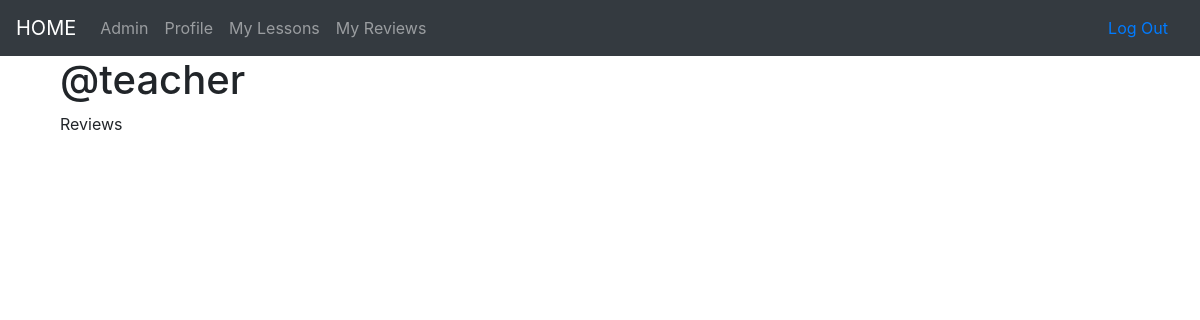
/reviews/pr/3/ (signed in), run on an earlier commit of the app's database.
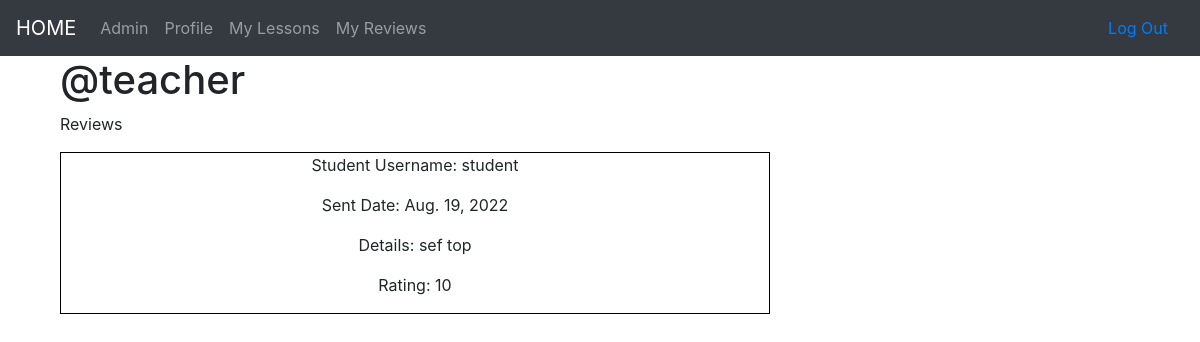
And on a later commit of the database.
### reviews/models.py (models this page shows, shortened)
class Review(models.Model):
    user = models.ForeignKey(User, on_delete=models.CASCADE)
    teacher = models.ForeignKey(Teacher, on_delete=models.CASCADE, null=True)
    sent_date = models.DateField(auto_now_add=True)
    description = models.TextField()
    rating = models.PositiveIntegerField(validators = [rating_validator])
    class Meta:
        ordering = ["-sent_date"]
        unique_together = ['user', 'teacher']

### accounts/models.py (models this page shows, shortened)
class User(AbstractUser):
    phone_number = models.CharField(max_length=10,blank=False, validators=[phone_number_validator], unique=True)
    email = models.EmailField(unique=True)
    is_student = models.BooleanField(default=False)
    is_teacher = models.BooleanField(default=False)

### reviews/views.py (the view)
# urls.py: path('pr/<int:pk>/', views.TeacherReviews.as_view(), name='teacher_reviews'),
class TeacherReviews(generic.ListView):
    model = Review
    template_name = 'reviews/teacher_reviews_list.html'
    def get_queryset(self):
        queryset = super(TeacherReviews, self).get_queryset()
        queryset = queryset.filter(teacher=self.request.user.teacher)
        return queryset
    def get_context_data(self,**kwargs):
        context = super().get_context_data(**kwargs)
        context['teacher'] = self.request.user.teacher
        return context

### reviews/templates/reviews/teacher_reviews_list.html
{% extends "base.html" %}
{% block content %}
    <div class="col-md-4">
        <h1>@{{ teacher.user.username }}</h1>
        <p>Reviews</p>
    </div>
    <div class="col-md-8">
        {% for review in object_list  %}
            <div class="review_list_div">
                <p>Student Username: {{ review.user.username }}</p>
                <p>Sent Date: {{ review.sent_date }}</p>
                <p>Details: {{ review.description }}</p>
                <p>Rating: {{ review.rating }}</p>
            </div>
        {% endfor %}
    </div>
{% endblock %}

What changed in the data, as far as the page shows it:
added Review: user.username "student", sent_date "Aug. 19, 2022", description "sef top", rating "10"
